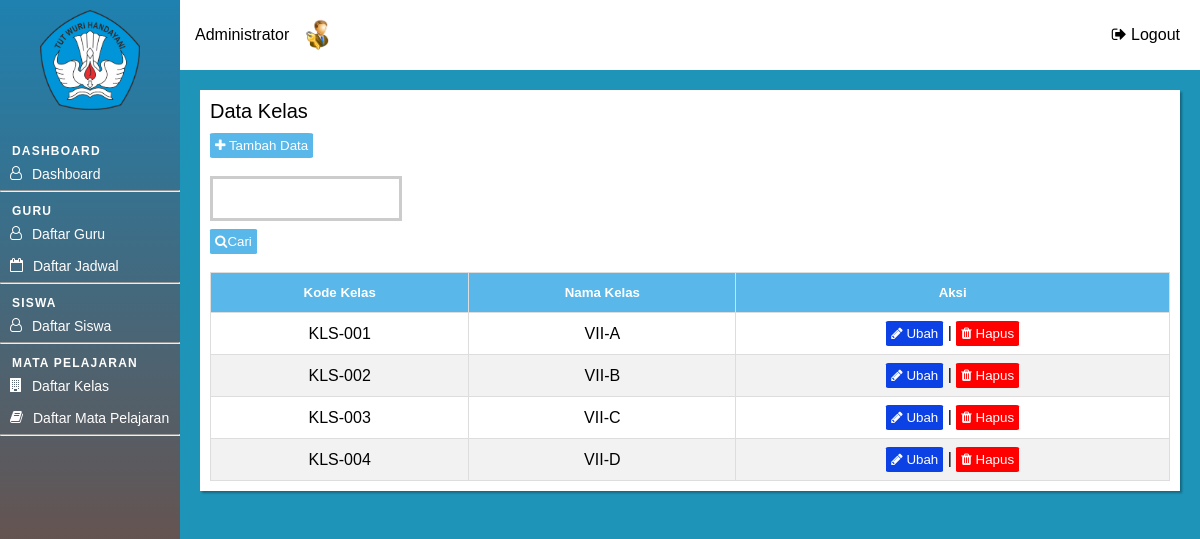
Screenshot of /admin/halaman_admin.php?page=kelas (signed in) with the database file from the repository.
### tables this page shows
CREATE TABLE `tbl_kelas` (
  `id_kelas` int(11) NOT NULL,
  `kode_kelas` char(10) NOT NULL,
  `nama_kelas` varchar(30) NOT NULL
);

### admin/kelas/index.php (the view, shortened to what this page needs)
<div class="tabel-page">
	<div class="tabel-heading">
		Data Kelas
	</div>
	<div class="button-container">
		<button class="button-input" id="myBtn" onclick="show_modal(0)">
			<i class="fa fa-plus" aria-hidden="true"></i> Tambah Data
		</button>
	</div>
	<div class="search-box">
		<form method="GET" action="" autocomplete="off">
			<input type="text" name="keyword">
			<button class="button-input" id="myBtn" type="submit" name="cari">
			<i class="fa fa-search" aria-hidden="true"></i>Cari
			</button>
			<br><br>
		</form>
	</div>
	<table id="list-data" class="display">
		<thead>
			<tr>
				<th><h5>Kode Kelas</h5></th>
				<th><h5>Nama Kelas</h5></th>
				<th><h5>Aksi</h5></th>
			</tr>
		</thead>
		<?php
			include "../config/koneksi.php";
			if(isset($_GET['cari'])) {
				$keyword = $_GET['keyword'];
				$query = "SELECT * FROM tbl_kelas
							  WHERE
							  kode_kelas LIKE '%$keyword%' OR
							  nama_kelas LIKE '%$keyword%' ";
				} else {
				$query = "SELECT * FROM tbl_kelas ";
				}
				$result = $conn -> query($query)or die(mysqli_error($conn));
				if (mysqli_num_rows($result) > 0) {
					$i = 1;
					while($row = mysqli_fetch_assoc($result)) {
		?>
		        <tr>
		        	<td><?php echo $row["kode_kelas"];?></td>
		        	<td><?php echo $row["nama_kelas"];?></td>
		        <td>
		        <button class="button-edit" id="buttonEdit" onclick="show_modal(<?php echo $i?>)">
					<i class="fa fa-pencil" aria-hidden="true"></i>
		        	Ubah
				</button> |
					<a href='javascript:hapusData("<?php echo $row['id_kelas']?>", 3)'>
		        	<button class="button-delete">
						<i class="fa fa-trash" aria-hidden="true"></i> Hapus
					</button>
		        	</a>
		        </td>
		        </tr>
		<?php
				$i++;
		    	}
			}
			else {
		    		echo "0 results";
			}
		?>
	</table>
</div>

### assets/css/halaman_admin.css (style rules this page uses)
* { padding: 0; margin: 0; box-sizing: border-box; }
a { text-decoration: none; }
body { font: 16px sans-serif; }

### assets/css/tabel.css (style rules this page uses)
.tabel-page { background-color: #FFFF; box-shadow: 2px 2px 2px rgba(0, 0, 0,0.3); padding: 10px; width: 100%; height: auto; }
#list-data { font: 16px sans-serif; border-collapse: collapse; width: 100%; }
#list-data td, #list-data th { border: 1px solid #ddd; padding: 8px; text-align: center; }
#list-data tr:nth-child(even) { background-color: #f2f2f2; }
#list-data th { padding-top: 12px; padding-bottom: 12px; text-align: center; background-color: #59b7e9; color: white; }
.tabel-heading { font-size: 20px; margin-bottom: 10px; }
.button-container { margin-bottom: 10px; }
.button-input { background-color: #59b7e9; border-radius: 5%; padding : 5px; border: none; color: #FFFFFF; }
.button-delete { background-color: #FF0000; border-radius: 5%; padding : 5px; border: none; color: #FFFFFF; }
.button-edit { background-color: #0c42e5; border-radius: 5%; padding : 5px; border: none; color: #FFFFFF; }
.search-box { width: 20%; float: left; margin-right: 10%; }

### assets/css/modal.css (style rules this page uses)
input[type=text], input[type=password], input[type=number] { width: 100%; padding: 12px 10px; margin: 8px 0; box-sizing: border-box; border: 3px solid #ccc; outline: none; }

### rows the page displays
tbl_kelas: kode_kelas "KLS-001", nama_kelas "VII-A"
tbl_kelas: kode_kelas "KLS-002", nama_kelas "VII-B"
tbl_kelas: kode_kelas "KLS-003", nama_kelas "VII-C"
tbl_kelas: kode_kelas "KLS-004", nama_kelas "VII-D"
